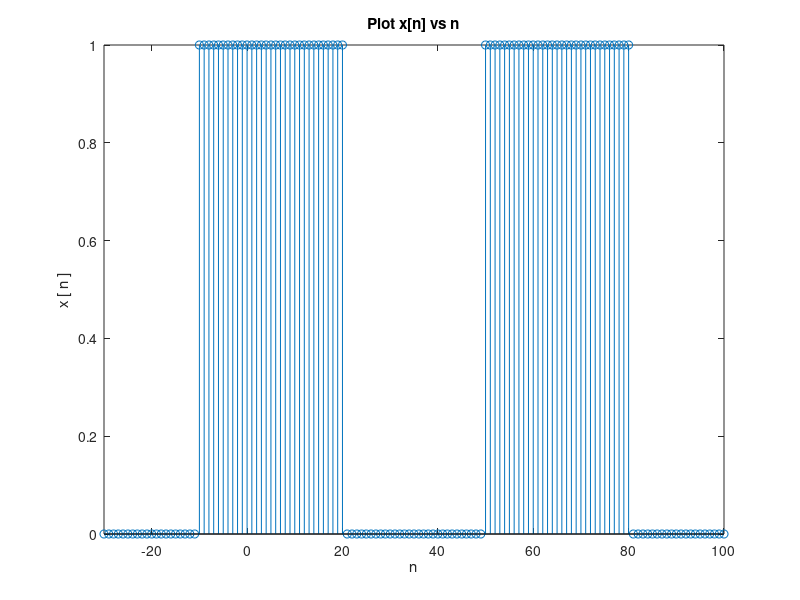
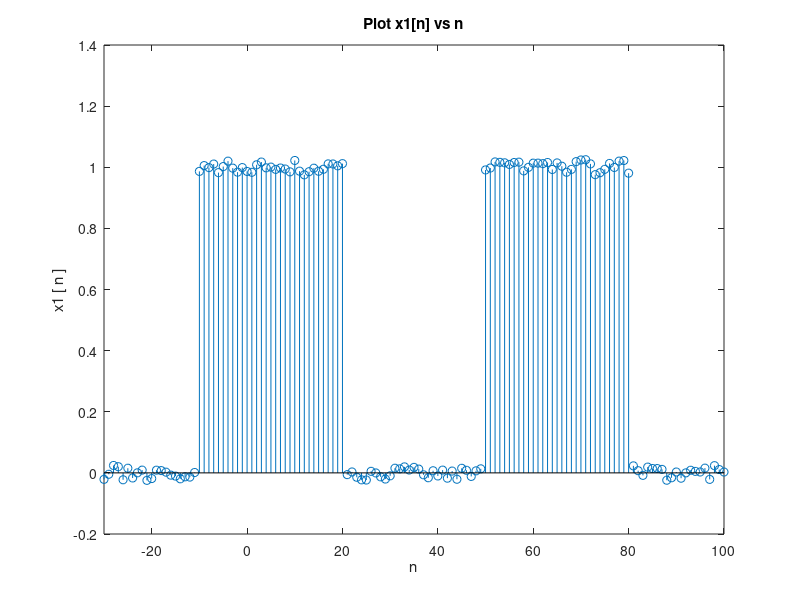
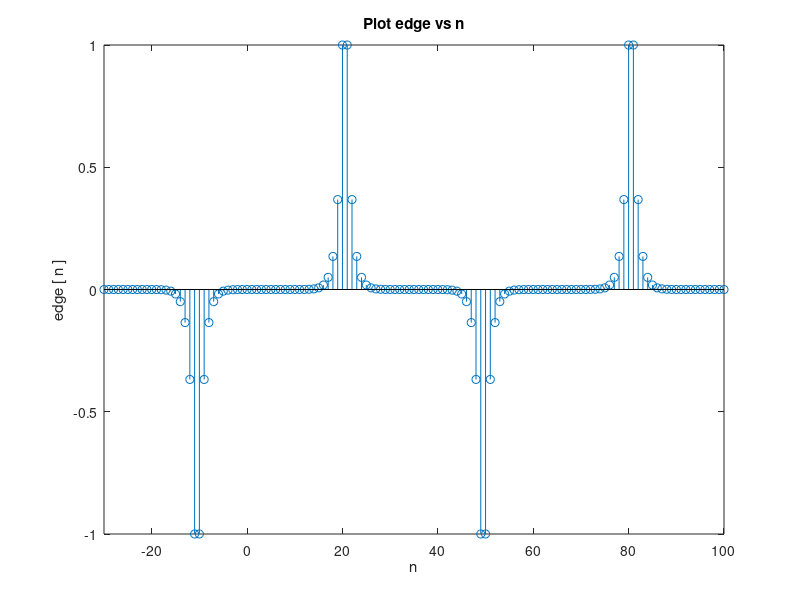
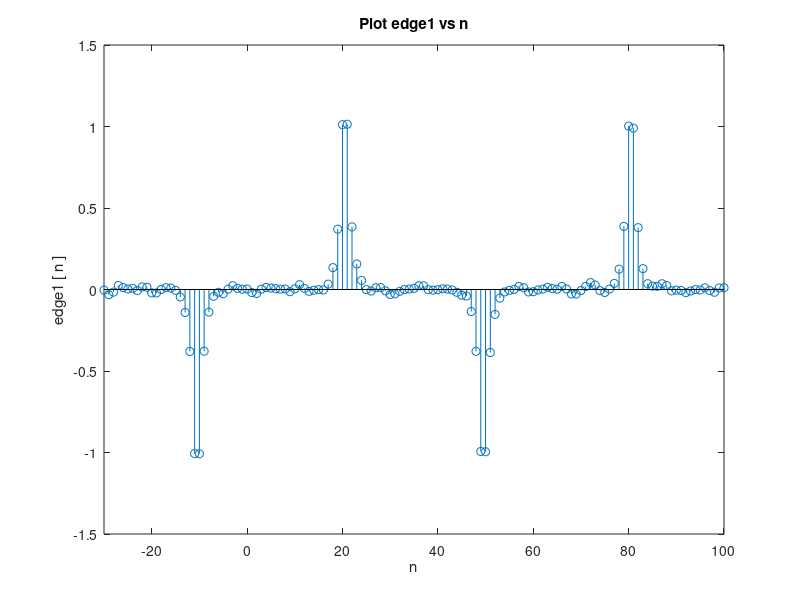

Source code (MATLAB) for these figures, in order:
% x

x_1 = zeros(1, 20);
x_2 = ones(1, 31);
x_3 = zeros(1, 29);
x_4 = ones(1,31);
x_5 = zeros(1, 20);

x = [x_1  x_2  x_3  x_4  x_5];
n = -30:100;

figure;
stem(n, x);
xlim([n(1),n(end)]);
title('Plot x[n] vs n');
ylabel('x [ n ]');
xlabel('n');

% parameters for h[n] and noise

L = 10;
an = 0.05;
sigma = 1;

% h[n]

h_1 = 1:L;
C = 0;
for i = 1:L
    C = C + exp(-sigma * h_1(i));
    h_1(i) = exp(-sigma * h_1(i));
end
C = 1/C;
h_1 = h_1 * C;
h_2 = fliplr(h_1) * -1;

h = [h_2 0 h_1];

% noise

noise = an * (rand(1,131) - 0.5);

% x1[n] = x[n] + noise

x1 = x + noise;

figure;
stem(n, x1);
xlim([n(1),n(end)]);
title('Plot x1[n] vs n');
ylabel('x1 [ n ]');
xlabel('n');

% conv to find edge

edge = conv(x, h, 'same');
edge1 = conv(x1, h, 'same');

figure;
stem(n, edge);
xlim([n(1),n(end)]);
title('Plot edge vs n');
ylabel('edge [ n ]');
xlabel('n');

figure;
stem(n, edge1);
xlim([n(1),n(end)]);
title('Plot edge1 vs n');
ylabel('edge1 [ n ]');
xlabel('n');

